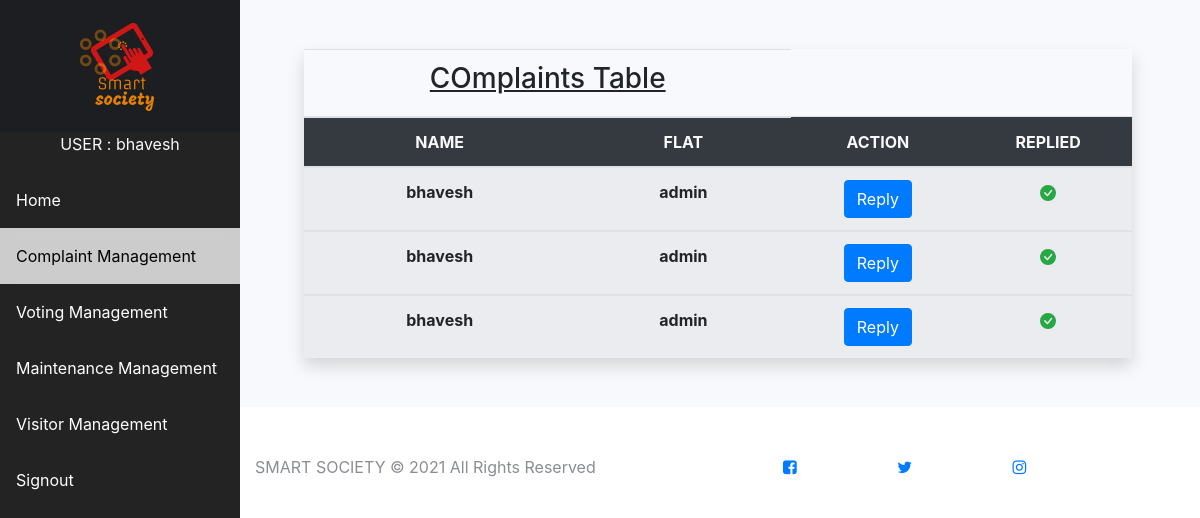
The app's page /security/complain/ (signed in) with its own data.
### society/models.py (models this page shows, shortened)
class Complaints(models.Model):
	com_id = models.AutoField(primary_key=True)
	uname = models.CharField(max_length=70)
	flat = models.CharField(max_length=10, default="")
	complaint = models.CharField(max_length=255, default="")
	reply = models.CharField(max_length=255, default="")

### security/views.py (the view)
# urls.py: path('complain/', views.complain, name='securitycomplain'),
def complain(request):
	com = Complaints.objects.all()
	di = {}
	for i in com:
		di[i.uname] = i.flat
	print(di)
	return render(request, 'security/complain.html', {'complain' : com})

### security/templates/security/complain.html (shortened to what this page needs)
{% extends 'society/dashboard.html' %}
{% block body %}
{% if user.is_authenticated %}
{% load static %}
  <div class="sidebar">
    <a class="text-center" id="lgo" href="http://127.0.0.1:8000/security/home/">
    <img src="{% static 'society/logo.png' %}" height="100vh" ></a>
    <p class="text-light text-center" >USER : {{ request.user }}</p>
    <a href="/security/home/">Home</a>
    <a class="active" href="/security/complain/">Complaint Management</a>
    <a href="/security/voting/">Voting Management</a>
    <a href="/security/main/">Maintenance Management</a>
    <a href="/security/visit/">Visitor Management</a>
    <a href="/society/logout/">Signout</a>
  </div>
  <div class="content">
  <section class="text-dark text-center px-5">
  <div class="mx-auto">
    <table class="table table-striped table-hover my-5 shadow h-100 py-2">
      <thead>
            <tr>
              <th colspan=2> <h3><u> COmplaints Table </u></h3></th>
            </tr>
      </thead>
      <thead class="bg-dark">
        <tr class="text-light">
          <th>NAME</th>
          <th>FLAT</th>
          <th>ACTION</th>
          <th>REPLIED</th>
        </tr>
      </thead>
    {% for i in complain %}
      <tbody>
        <tr>
          <td>{{ i.uname }}</td>
          <td>{{ i.flat }}</td>
          <td><a href="/security/view/{{i.com_id}}"><button class="btn btn-primary cart">Reply</button></a></td>
          {% if i.reply == "" %}
            <td>
              <svg xmlns="http://www.w3.org/2000/svg" width="16" height="16" fill="currentColor" class="bi bi-x-circle-fill text-danger" viewBox="0 0 16 16">
                      <path d="M16 8A8 8 0 1 1 0 8a8 8 0 0 1 16 0zM5.354 4.646a.5.5 0 1 0-.708.708L7.293 8l-2.647 2.646a.5.5 0 0 0 .708.708L8 8.707l2.646 2.647a.5.5 0 0 0 .708-.708L8.707 8l2.647-2.646a.5.5 0 0 0-.708-.708L8 7.293 5.354 4.646z"/>
            </td>
          {% else %}
            <td>
            </td>
          {% endif %}
        </tr>
      </tbody>
    {% endfor %}
    </table>
  </div>
  </section>
</div>
{% endif %}
{% endblock %}

### records on screen
Complaints: uname "bhavesh", flat "admin"
Complaints: uname "bhavesh", flat "admin"
Complaints: uname "bhavesh", flat "admin"

### other values on screen
{{ request.user }} "bhavesh"
